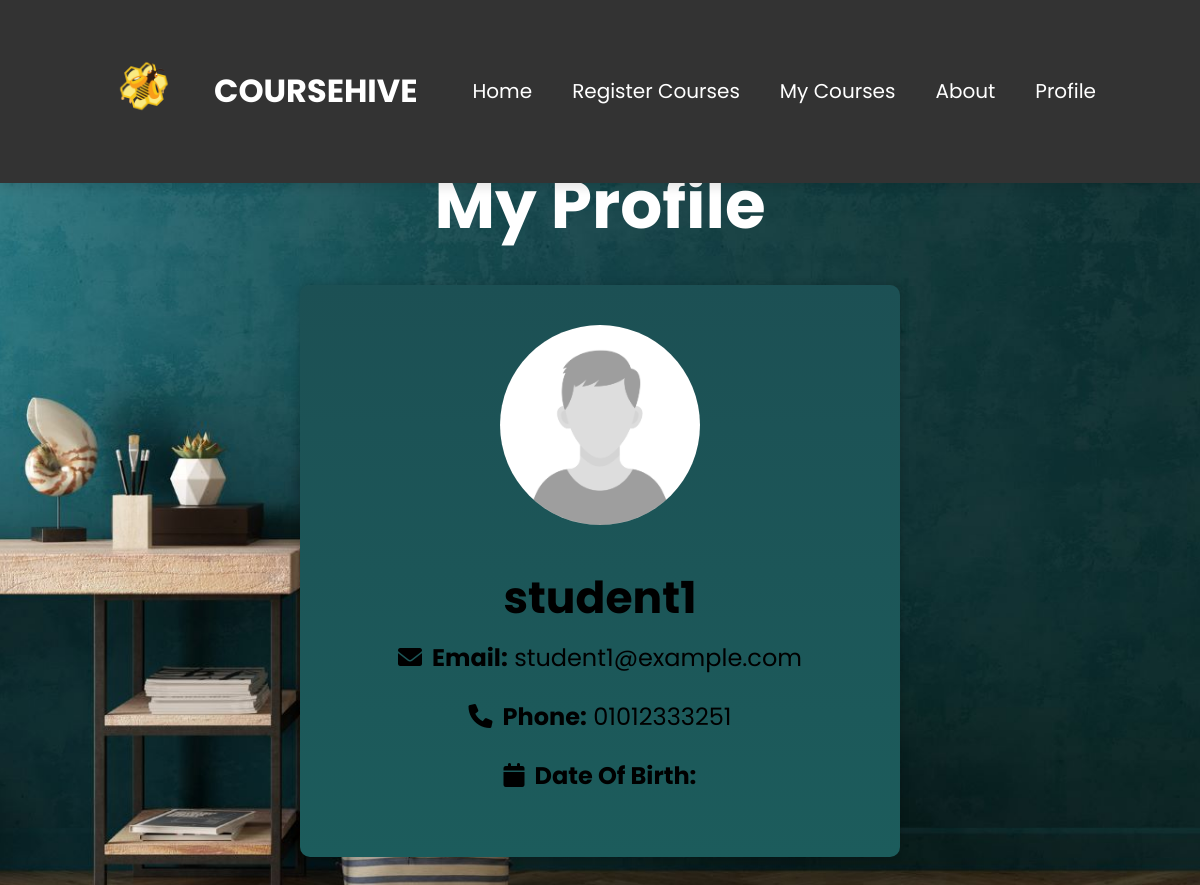
The app's page /Student/myprofile.php with its own data.
### tables this page shows
CREATE TABLE `student` (
  `student_id` int(11) NOT NULL,
  `student_username` varchar(255) NOT NULL,
  `student_password` varchar(255) NOT NULL,
  `student_email` varchar(255) DEFAULT NULL,
  `student_phone` varchar(255) DEFAULT NULL
);

### Student/myprofile.php (the view, shortened to what this page needs)
<!DOCTYPE html>
<html lang="en">
<head>
    <link rel="stylesheet" href="css/studentStyle.css">
    <link rel="stylesheet" href="https://cdnjs.cloudflare.com/ajax/libs/font-awesome/6.0.0-beta2/css/all.min.css" />
</head>
<body>
    <div class="welcome-section">
        <div class="welcome-text">
            <h2 class="welcome-heading"> My Profile</h2><br><br>
        </div>
    </div>
    <?php
    $servername = "localhost";
    $username = "root";
    $password = "";
    $database = "coursehive";
    $connection = new mysqli($servername, $username, $password, $database);
    $sql = "SELECT * FROM student";
    $result = mysqli_query($connection, $sql);
    if(mysqli_num_rows($result) > 0){
        $row = mysqli_fetch_assoc($result);
        echo "
        <div class='profile-card'>
          <div class='profile-pic'></div>
          <div class='profile-info'>
            <h2>$row[student_username]</h2>
            <p><i class='fa fa-envelope'></i><span>Email:</span> $row[student_email]</p>
            <p><i class='fa fa-phone'></i><span>Phone:</span> $row[student_phone]</p>
            <p><i class='fa fa-calendar'></i><span>Date Of Birth:</span> $row[student_dob]</p>
          </div>
        </div>
        ";
    }
    ?>
</body>
</html>

### Student/css/navbarStyle.css (style rules this page uses)
* { margin: 0; padding: 0; box-sizing: border-box; font-family: "Poppins"; text-decoration: none; }
header { position: fixed; top: 0; left: 0; right: 0; background: #333; box-shadow: 0 5px 10px rgba(0, 0, 0, .1); padding: 20px 7%; display: flex; align-items: center; justify-content: space-between; z-index: 1000; height: 18%; }
header .logo-container { display: flex; align-items: center; }
header .logo { font-weight: bolder; font-size: 25px; color: #0071f2; }
header .title { margin-left: 10px; color: #fff; }
header .navbar ul { list-style: none; }
header .navbar ul li { position: relative; float: left; }
header .navbar ul li a { font-size: 20px; padding: 20px; color: #fff; display: block; }

### Student/css/studentStyle.css (style rules this page uses)
* { margin: 0; padding: 0; box-sizing: border-box; font-family: "Poppins"; text-decoration: none; }
body { min-height: 100vh; background: url("../img/bg.png") no-repeat; background-size: cover; background-position: center; }
.welcome-section { margin-top: 18%; padding: 30px; text-align: center; position: relative; bottom: 90px; }
.welcome-heading { color: #fff; font-size: 66px; font-weight: bold; }

### Student/myprofile.php (style rules this page uses)
.profile-card { max-width: 600px; position: relative; bottom: 150px; background: linear-gradient(#1c5054, #1c5c5c); border-radius: 10px; padding: 40px; box-shadow: 0 0 10px rgba(0, 0, 0, 0.2); margin: 0 auto; font-family: 'Poppins', sans-serif; }
.profile-pic { width: 200px; height: 200px; border-radius: 50%; margin: 0 auto; background-color: #ddd; background-image: url('img/profile-icon.png'); background-size: cover; background-position: center; }
.profile-info { text-align: center; margin-top: 40px; }
.profile-info h2 { color: #000; margin-bottom: 10px; font-weight: bold; font-size: 44px; }
.profile-info p { color: #000; font-size: 24px; margin-bottom: 24px; }
.profile-info p span { font-weight: bold; }
.profile-info p i { margin-right: 10px; }

### records on screen
student: student_username "student1", student_email "student1@example.com", student_phone "01012333251"
